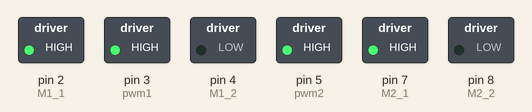
This sketch was run on a simulated Arduino Uno, built with avr-gcc and run on an emulated ATmega328P. Shown: switched loads named in the sketch (green lamp = pin HIGH).

Above: at 0.1 s.
Timing chart, 0 to 1.6 s (numbered marks = the images above):
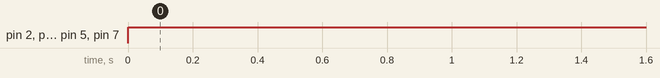

Measured:
- by itself, pin 2 (M1_1), pin 3 (pwm1), pin 5 (pwm2), pin 7 (M2_1): LOW → HIGH at 0.00 s

The sketch:

motortest.ino
```cpp
//first mote
const int pwm1 = 3 ; //pwm
const int M1_1 = 2 ; //pin
const int M1_2 = 4 ;

//second moter (RF)
const int pwm2 = 5 ; //pwm
const int M2_1 = 7 ; //pin
const int M2_2 = 8 ;

void setup() {
  pinMode(pwm1,OUTPUT) ; //set motor1 PWM pin & Logic pins as output
  pinMode(M1_1,OUTPUT) ;
  pinMode(M1_2,OUTPUT) ;

  pinMode(pwm2,OUTPUT) ; //set motor2 PWM pin & Logic pins as output
  pinMode(M2_1,OUTPUT) ;
  pinMode(M2_2,OUTPUT) ;
}

void loop() {
  digitalWrite(M1_1, HIGH);
  digitalWrite(M1_2, LOW);
  analogWrite(pwm1, 255);

  digitalWrite(M2_1, HIGH);
  digitalWrite(M2_2, LOW);
  //set speed to v out of 0-255
  analogWrite(pwm2, 255);
}

void Forward(int v){
  m1c(v);
  m2c(v);

}

// For the first motor to move clockwise/counter clockwise
void m1c(int v){
  digitalWrite(M1_1, HIGH);
  digitalWrite(M1_2, LOW);
  //set speed to v out of 0-255
  analogWrite(pwm1, v);
}
void m1cc(int v){
  digitalWrite(M1_1, LOW);
  digitalWrite(M1_2, HIGH);
  //set speed to v out of 0-255
  analogWrite(pwm1, v);
}

// For the second motor to move clockwise/counter clockwise
void m2c(int v){
  digitalWrite(M2_1, HIGH);
  digitalWrite(M2_2, LOW);
  //set speed to v out of 0-255
  analogWrite(pwm2, v);
}
void m2cc(int v){
  digitalWrite(M2_1, LOW);
  digitalWrite(M2_2, HIGH);
  //set speed to v out of 0-255
  analogWrite(pwm2, v);
}
```
